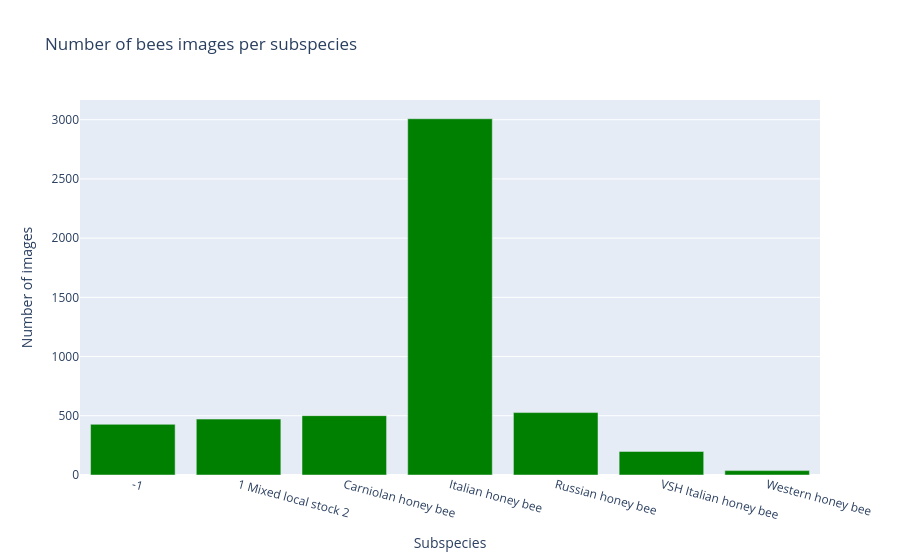

Write notebook code for a chart like this one.
### Code cell
plotly_barplot(df, 'subspecies', 'Images', 'Green', 'Subspecies', 'Number of images', 'Number of bees images per subspecies')

### Figure 1 — Plotly figure (JSON) as saved in the notebook; plotly's stock layout.template omitted (floating-point values rounded to 4 significant figures)
{"data": [{"marker": {"color": "Green"}, "type": "bar", "x": ["-1", "1 Mixed local stock 2", "Carniolan honey bee", "Italian honey bee", "Russian honey bee", "VSH Italian honey bee", "Western honey bee"], "y": [428, 472, 501, 3008, 527, 199, 37]}], "layout": {"hovermode": "closest", "title": {"text": "Number of bees images per subspecies"}, "xaxis": {"showticklabels": true, "tickangle": 15, "title": {"text": "Subspecies"}}, "yaxis": {"title": {"text": "Number of images"}}}}
